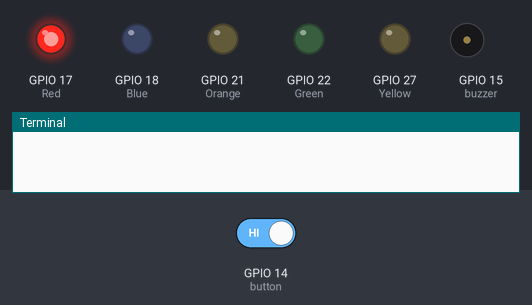
A program run on a simulated Raspberry Pi (BCM pin numbers). On the bench: output pins drawn as LEDs (lit = HIGH), buzzer (waves = sounding, pin HIGH), the last lines printed to the terminal. The inputs (shaded band) are chosen by the test bench; at power-on: GPIO 14 (button) HIGH.

Above: at 1.2 s.
1.3 s: GPIO 14 (button) driven LOW
At 9.1 s:
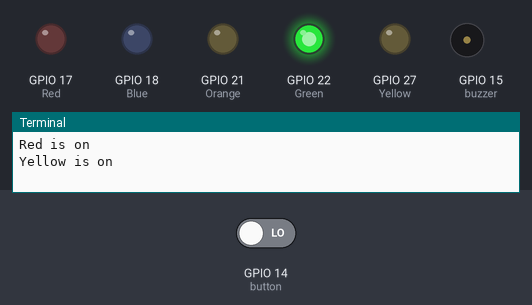
At 12.4 s:
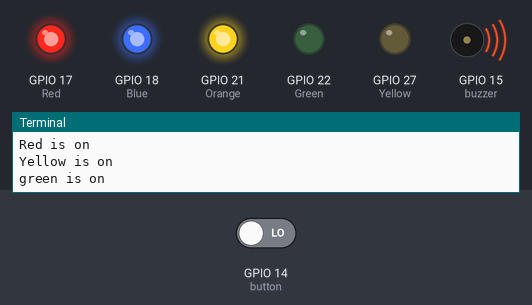
12.5 s: GPIO 14 (button) driven HIGH
At 21.4 s:
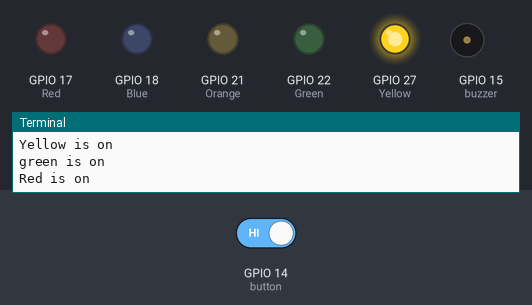
Timing chart, 0 to 32.5 s (numbered marks = the images above; inputs shaded):
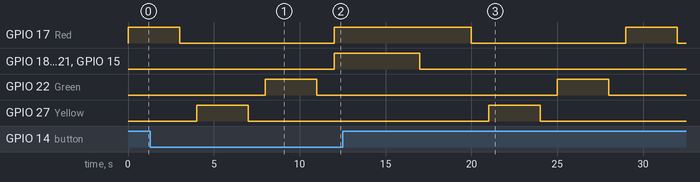

Measured:
- after the input at 1.3 s, GPIO 18 (Blue), GPIO 21 (Orange), GPIO 15 (buzzer): LOW → HIGH after 10.7 s
- after the input at 12.5 s, GPIO 17 (Red): HIGH → LOW after 7.5 s, → HIGH 9.0 s later, → LOW 3.0 s later; GPIO 18 (Blue), GPIO 21 (Orange), GPIO 15 (buzzer): HIGH → LOW after 4.5 s; GPIO 22 (Green): LOW → HIGH after 12.5 s, → LOW 3.0 s later; GPIO 27 (Yellow): LOW → HIGH after 8.5 s, → LOW 3.0 s later

The program:

try.py
```python
from gpiozero import LED, Button, Buzzer
from signal import pause
from time import sleep


Red = LED(17)
Yellow = LED(27)
Green = LED(22)
button = Button(14)
buzzer = Buzzer(15)
Blue =LED(18)
Orange= LED(21)

while True:
    if button.is_pressed:
        Orange.on()
        Blue.on()
        buzzer.on()
        Red.on()
        sleep(5)


    else:
        Orange.off()
        Blue.off()
        buzzer.off()

        Red.on()
        sleep(3)
        Red.off()
        sleep(1)
        print("Red is on")

        Yellow.on()
        sleep(3)
        Yellow.off()
        sleep(1)
        print("Yellow is on")


        Green.on()
        sleep(3)
        Green.off()
        sleep(1)
        print("green is on")


pause()
```
